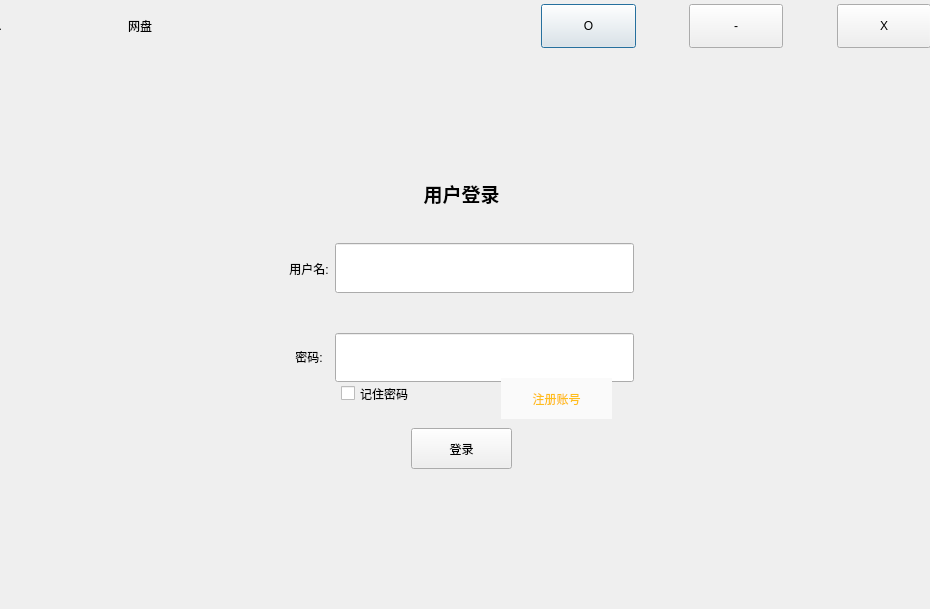
<?xml version="1.0" encoding="UTF-8"?>
<ui version="4.0">
 <class>LoginDialog</class>
 <widget class="QDialog" name="LoginDialog">
  <property name="geometry">
   <rect>
    <x>0</x>
    <y>0</y>
    <width>930</width>
    <height>609</height>
   </rect>
  </property>
  <property name="windowTitle">
   <string>Dialog</string>
  </property>
  <widget class="QWidget" name="layoutWidget">
   <property name="geometry">
    <rect>
     <x>-9</x>
     <y>1</y>
     <width>941</width>
     <height>611</height>
    </rect>
   </property>
   <layout class="QVBoxLayout" name="verticalLayout_7" stretch="1,2,8,1">
    <item>
     <widget class="TitleWidget" name="widget" native="true">
      <property name="sizePolicy">
       <sizepolicy hsizetype="Preferred" vsizetype="Expanding">
        <horstretch>0</horstretch>
        <verstretch>0</verstretch>
       </sizepolicy>
      </property>
      <layout class="QHBoxLayout" name="horizontalLayout_3" stretch="2,2,1,2,1,2,1,2">
       <property name="leftMargin">
        <number>1</number>
       </property>
       <property name="topMargin">
        <number>3</number>
       </property>
       <property name="rightMargin">
        <number>1</number>
       </property>
       <property name="bottomMargin">
        <number>3</number>
       </property>
       <item>
        <widget class="QLabel" name="logo">
         <property name="text">
          <string>...</string>
         </property>
        </widget>
       </item>
       <item>
        <widget class="QLabel" name="label_4">
         <property name="text">
          <string>网盘</string>
         </property>
         <property name="alignment">
          <set>Qt::AlignCenter</set>
         </property>
        </widget>
       </item>
       <item>
        <spacer name="horizontalSpacer">
         <property name="orientation">
          <enum>Qt::Horizontal</enum>
         </property>
         <property name="sizeType">
          <enum>QSizePolicy::Fixed</enum>
         </property>
         <property name="sizeHint" stdset="0">
          <size>
           <width>348</width>
           <height>20</height>
          </size>
         </property>
        </spacer>
       </item>
       <item>
        <widget class="QPushButton" name="setting">
         <property name="sizePolicy">
          <sizepolicy hsizetype="Minimum" vsizetype="Expanding">
           <horstretch>0</horstretch>
           <verstretch>0</verstretch>
          </sizepolicy>
         </property>
         <property name="text">
          <string>O</string>
         </property>
        </widget>
       </item>
       <item>
        <spacer name="horizontalSpacer_6">
         <property name="orientation">
          <enum>Qt::Horizontal</enum>
         </property>
         <property name="sizeHint" stdset="0">
          <size>
           <width>101</width>
           <height>20</height>
          </size>
         </property>
        </spacer>
       </item>
       <item>
        <widget class="QPushButton" name="min">
         <property name="sizePolicy">
          <sizepolicy hsizetype="Minimum" vsizetype="Expanding">
           <horstretch>0</horstretch>
           <verstretch>0</verstretch>
          </sizepolicy>
         </property>
         <property name="text">
          <string>-</string>
         </property>
        </widget>
       </item>
       <item>
        <spacer name="horizontalSpacer_7">
         <property name="orientation">
          <enum>Qt::Horizontal</enum>
         </property>
         <property name="sizeHint" stdset="0">
          <size>
           <width>100</width>
           <height>20</height>
          </size>
         </property>
        </spacer>
       </item>
       <item>
        <widget class="QPushButton" name="close">
         <property name="sizePolicy">
          <sizepolicy hsizetype="Preferred" vsizetype="Expanding">
           <horstretch>0</horstretch>
           <verstretch>0</verstretch>
          </sizepolicy>
         </property>
         <property name="text">
          <string>X</string>
         </property>
        </widget>
       </item>
      </layout>
     </widget>
    </item>
    <item>
     <spacer name="verticalSpacer_3">
      <property name="orientation">
       <enum>Qt::Vertical</enum>
      </property>
      <property name="sizeHint" stdset="0">
       <size>
        <width>20</width>
        <height>40</height>
       </size>
      </property>
     </spacer>
    </item>
    <item>
     <widget class="QStackedWidget" name="stackedWidget">
      <property name="currentIndex">
       <number>0</number>
      </property>
      <widget class="QWidget" name="First">
       <widget class="QPushButton" name="login_button">
        <property name="geometry">
         <rect>
          <x>420</x>
          <y>270</y>
          <width>101</width>
          <height>41</height>
         </rect>
        </property>
        <property name="styleSheet">
         <string notr="true">border-image:(:/Resource/slm_cheer.png)
</string>
        </property>
        <property name="text">
         <string>登录</string>
        </property>
       </widget>
       <widget class="QCheckBox" name="checkBox1">
        <property name="geometry">
         <rect>
          <x>350</x>
          <y>210</y>
          <width>111</width>
          <height>51</height>
         </rect>
        </property>
        <property name="text">
         <string>记住密码</string>
        </property>
       </widget>
       <widget class="QLabel" name="label_5">
        <property name="geometry">
         <rect>
          <x>420</x>
          <y>20</y>
          <width>101</width>
          <height>31</height>
         </rect>
        </property>
        <property name="text">
         <string>&lt;html&gt;&lt;head/&gt;&lt;body&gt;&lt;p&gt;&lt;span style=&quot; font-size:14pt; font-weight:600;&quot;&gt;用户登录&lt;/span&gt;&lt;/p&gt;&lt;/body&gt;&lt;/html&gt;</string>
        </property>
        <property name="textFormat">
         <enum>Qt::AutoText</enum>
        </property>
        <property name="scaledContents">
         <bool>false</bool>
        </property>
        <property name="alignment">
         <set>Qt::AlignCenter</set>
        </property>
       </widget>
       <widget class="QToolButton" name="reg_button">
        <property name="geometry">
         <rect>
          <x>510</x>
          <y>220</y>
          <width>111</width>
          <height>41</height>
         </rect>
        </property>
        <property name="acceptDrops">
         <bool>false</bool>
        </property>
        <property name="styleSheet">
         <string notr="true">
background-color: rgb(250, 250, 250);
color:rgb(255, 190, 26);
</string>
        </property>
        <property name="text">
         <string>注册账号</string>
        </property>
        <property name="checkable">
         <bool>false</bool>
        </property>
        <property name="autoRaise">
         <bool>true</bool>
        </property>
       </widget>
       <widget class="QWidget" name="layoutWidget">
        <property name="geometry">
         <rect>
          <x>0</x>
          <y>70</y>
          <width>941</width>
          <height>169</height>
         </rect>
        </property>
        <layout class="QHBoxLayout" name="horizontalLayout_4">
         <item>
          <spacer name="horizontalSpacer_8">
           <property name="orientation">
            <enum>Qt::Horizontal</enum>
           </property>
           <property name="sizeHint" stdset="0">
            <size>
             <width>168</width>
             <height>20</height>
            </size>
           </property>
          </spacer>
         </item>
         <item>
          <layout class="QVBoxLayout" name="verticalLayout_4">
           <item>
            <widget class="QLabel" name="label">
             <property name="text">
              <string>用户名:</string>
             </property>
             <property name="alignment">
              <set>Qt::AlignCenter</set>
             </property>
            </widget>
           </item>
           <item>
            <widget class="QLabel" name="label_2">
             <property name="text">
              <string>密码:</string>
             </property>
             <property name="alignment">
              <set>Qt::AlignCenter</set>
             </property>
            </widget>
           </item>
          </layout>
         </item>
         <item>
          <layout class="QVBoxLayout" name="verticalLayout_3">
           <property name="spacing">
            <number>40</number>
           </property>
           <property name="topMargin">
            <number>15</number>
           </property>
           <property name="bottomMargin">
            <number>15</number>
           </property>
           <item>
            <widget class="QLineEdit" name="username">
             <property name="sizePolicy">
              <sizepolicy hsizetype="Expanding" vsizetype="Expanding">
               <horstretch>0</horstretch>
               <verstretch>0</verstretch>
              </sizepolicy>
             </property>
             <property name="echoMode">
              <enum>QLineEdit::Normal</enum>
             </property>
            </widget>
           </item>
           <item>
            <widget class="QLineEdit" name="password">
             <property name="sizePolicy">
              <sizepolicy hsizetype="Expanding" vsizetype="Expanding">
               <horstretch>0</horstretch>
               <verstretch>0</verstretch>
              </sizepolicy>
             </property>
             <property name="echoMode">
              <enum>QLineEdit::Password</enum>
             </property>
            </widget>
           </item>
          </layout>
         </item>
         <item>
          <spacer name="horizontalSpacer_9">
           <property name="orientation">
            <enum>Qt::Horizontal</enum>
           </property>
           <property name="sizeHint" stdset="0">
            <size>
             <width>218</width>
             <height>20</height>
            </size>
           </property>
          </spacer>
         </item>
        </layout>
       </widget>
       <zorder>layoutWidget</zorder>
       <zorder>login_button</zorder>
       <zorder>checkBox1</zorder>
       <zorder>label_5</zorder>
       <zorder>reg_button</zorder>
      </widget>
      <widget class="QWidget" name="Setting">
       <widget class="QLabel" name="label_6">
        <property name="geometry">
         <rect>
          <x>420</x>
          <y>20</y>
          <width>101</width>
          <height>31</height>
         </rect>
        </property>
        <property name="text">
         <string>&lt;html&gt;&lt;head/&gt;&lt;body&gt;&lt;p align=&quot;center&quot;&gt;&lt;span style=&quot; font-size:12pt; font-weight:600;&quot;&gt;服务器&lt;/span&gt;&lt;/p&gt;&lt;/body&gt;&lt;/html&gt;</string>
        </property>
       </widget>
       <widget class="QPushButton" name="setting_button">
        <property name="geometry">
         <rect>
          <x>420</x>
          <y>250</y>
          <width>91</width>
          <height>41</height>
         </rect>
        </property>
        <property name="text">
         <string>确定</string>
        </property>
       </widget>
       <widget class="QWidget" name="layoutWidget">
        <property name="geometry">
         <rect>
          <x>0</x>
          <y>100</y>
          <width>941</width>
          <height>121</height>
         </rect>
        </property>
        <layout class="QHBoxLayout" name="horizontalLayout" stretch="1,1,1,1">
         <item>
          <spacer name="horizontalSpacer_2">
           <property name="orientation">
            <enum>Qt::Horizontal</enum>
           </property>
           <property name="sizeHint" stdset="0">
            <size>
             <width>308</width>
             <height>20</height>
            </size>
           </property>
          </spacer>
         </item>
         <item>
          <layout class="QVBoxLayout" name="verticalLayout_5" stretch="1,1">
           <property name="spacing">
            <number>4</number>
           </property>
           <item>
            <widget class="QLabel" name="label_3">
             <property name="text">
              <string>&lt;html&gt;&lt;head/&gt;&lt;body&gt;&lt;p align=&quot;center&quot;&gt;&lt;span style=&quot; font-size:11pt;&quot;&gt;服务器地址：&lt;/span&gt;&lt;/p&gt;&lt;/body&gt;&lt;/html&gt;</string>
             </property>
            </widget>
           </item>
           <item>
            <widget class="QLabel" name="label_14">
             <property name="text">
              <string>&lt;html&gt;&lt;head/&gt;&lt;body&gt;&lt;p align=&quot;center&quot;&gt;&lt;span style=&quot; font-size:11pt;&quot;&gt;服务器端口：&lt;/span&gt;&lt;/p&gt;&lt;/body&gt;&lt;/html&gt;</string>
             </property>
            </widget>
           </item>
          </layout>
         </item>
         <item>
          <layout class="QVBoxLayout" name="verticalLayout_6" stretch="1,1">
           <property name="spacing">
            <number>20</number>
           </property>
           <property name="topMargin">
            <number>20</number>
           </property>
           <property name="bottomMargin">
            <number>12</number>
           </property>
           <item>
            <widget class="QLineEdit" name="server_addr">
             <property name="sizePolicy">
              <sizepolicy hsizetype="Expanding" vsizetype="Expanding">
               <horstretch>0</horstretch>
               <verstretch>0</verstretch>
              </sizepolicy>
             </property>
            </widget>
           </item>
           <item>
            <widget class="QLineEdit" name="server_port">
             <property name="sizePolicy">
              <sizepolicy hsizetype="Expanding" vsizetype="Expanding">
               <horstretch>0</horstretch>
               <verstretch>0</verstretch>
              </sizepolicy>
             </property>
            </widget>
           </item>
          </layout>
         </item>
         <item>
          <spacer name="horizontalSpacer_3">
           <property name="orientation">
            <enum>Qt::Horizontal</enum>
           </property>
           <property name="sizeHint" stdset="0">
            <size>
             <width>318</width>
             <height>20</height>
            </size>
           </property>
          </spacer>
         </item>
        </layout>
       </widget>
      </widget>
      <widget class="QWidget" name="Register">
       <widget class="QLabel" name="label_7">
        <property name="geometry">
         <rect>
          <x>410</x>
          <y>0</y>
          <width>121</width>
          <height>51</height>
         </rect>
        </property>
        <property name="text">
         <string>&lt;html&gt;&lt;head/&gt;&lt;body&gt;&lt;p align=&quot;center&quot;&gt;&lt;span style=&quot; font-size:12pt; font-weight:600;&quot;&gt;用户注册&lt;/span&gt;&lt;/p&gt;&lt;/body&gt;&lt;/html&gt;</string>
        </property>
       </widget>
       <widget class="QPushButton" name="reg_button_2">
        <property name="geometry">
         <rect>
          <x>420</x>
          <y>300</y>
          <width>101</width>
          <height>41</height>
         </rect>
        </property>
        <property name="text">
         <string>注册</string>
        </property>
       </widget>
       <widget class="QWidget" name="layoutWidget">
        <property name="geometry">
         <rect>
          <x>386</x>
          <y>51</y>
          <width>211</width>
          <height>201</height>
         </rect>
        </property>
        <layout class="QVBoxLayout" name="verticalLayout_2">
         <property name="spacing">
          <number>9</number>
         </property>
         <item>
          <widget class="QLineEdit" name="reg_name">
           <property name="sizePolicy">
            <sizepolicy hsizetype="Expanding" vsizetype="Expanding">
             <horstretch>0</horstretch>
             <verstretch>0</verstretch>
            </sizepolicy>
           </property>
          </widget>
         </item>
         <item>
          <widget class="QLineEdit" name="reg_nickname">
           <property name="sizePolicy">
            <sizepolicy hsizetype="Expanding" vsizetype="Expanding">
             <horstretch>0</horstretch>
             <verstretch>0</verstretch>
            </sizepolicy>
           </property>
          </widget>
         </item>
         <item>
          <widget class="QLineEdit" name="reg_password">
           <property name="sizePolicy">
            <sizepolicy hsizetype="Expanding" vsizetype="Expanding">
             <horstretch>0</horstretch>
             <verstretch>0</verstretch>
            </sizepolicy>
           </property>
           <property name="echoMode">
            <enum>QLineEdit::Password</enum>
           </property>
          </widget>
         </item>
         <item>
          <widget class="QLineEdit" name="confirm_pwd">
           <property name="sizePolicy">
            <sizepolicy hsizetype="Expanding" vsizetype="Expanding">
             <horstretch>0</horstretch>
             <verstretch>0</verstretch>
            </sizepolicy>
           </property>
           <property name="echoMode">
            <enum>QLineEdit::Password</enum>
           </property>
          </widget>
         </item>
         <item>
          <widget class="QLineEdit" name="phone_num">
           <property name="sizePolicy">
            <sizepolicy hsizetype="Expanding" vsizetype="Expanding">
             <horstretch>0</horstretch>
             <verstretch>0</verstretch>
            </sizepolicy>
           </property>
          </widget>
         </item>
         <item>
          <widget class="QLineEdit" name="email">
           <property name="sizePolicy">
            <sizepolicy hsizetype="Expanding" vsizetype="Expanding">
             <horstretch>0</horstretch>
             <verstretch>0</verstretch>
            </sizepolicy>
           </property>
          </widget>
         </item>
        </layout>
       </widget>
       <widget class="QWidget" name="layoutWidget">
        <property name="geometry">
         <rect>
          <x>300</x>
          <y>50</y>
          <width>101</width>
          <height>211</height>
         </rect>
        </property>
        <layout class="QVBoxLayout" name="verticalLayout">
         <property name="spacing">
          <number>5</number>
         </property>
         <item>
          <widget class="QLabel" name="label_8">
           <property name="text">
            <string>&lt;html&gt;&lt;head/&gt;&lt;body&gt;&lt;p&gt;&lt;span style=&quot; font-size:11pt;&quot;&gt;用户名：&lt;/span&gt;&lt;/p&gt;&lt;/body&gt;&lt;/html&gt;</string>
           </property>
          </widget>
         </item>
         <item>
          <widget class="QLabel" name="label_9">
           <property name="text">
            <string>&lt;html&gt;&lt;head/&gt;&lt;body&gt;&lt;p&gt;&lt;span style=&quot; font-size:11pt;&quot;&gt;昵称：&lt;/span&gt;&lt;/p&gt;&lt;/body&gt;&lt;/html&gt;</string>
           </property>
          </widget>
         </item>
         <item>
          <widget class="QLabel" name="label_10">
           <property name="text">
            <string>&lt;html&gt;&lt;head/&gt;&lt;body&gt;&lt;p&gt;&lt;span style=&quot; font-size:11pt;&quot;&gt;密码：&lt;/span&gt;&lt;/p&gt;&lt;/body&gt;&lt;/html&gt;</string>
           </property>
          </widget>
         </item>
         <item>
          <widget class="QLabel" name="label_11">
           <property name="text">
            <string>&lt;html&gt;&lt;head/&gt;&lt;body&gt;&lt;p&gt;&lt;span style=&quot; font-size:11pt;&quot;&gt;确认密码：&lt;/span&gt;&lt;/p&gt;&lt;/body&gt;&lt;/html&gt;</string>
           </property>
          </widget>
         </item>
         <item>
          <widget class="QLabel" name="label_12">
           <property name="text">
            <string>&lt;html&gt;&lt;head/&gt;&lt;body&gt;&lt;p&gt;&lt;span style=&quot; font-size:11pt;&quot;&gt;手机：&lt;/span&gt;&lt;/p&gt;&lt;/body&gt;&lt;/html&gt;</string>
           </property>
          </widget>
         </item>
         <item>
          <widget class="QLabel" name="label_13">
           <property name="text">
            <string>&lt;html&gt;&lt;head/&gt;&lt;body&gt;&lt;p&gt;&lt;span style=&quot; font-size:11pt;&quot;&gt;邮箱：&lt;/span&gt;&lt;/p&gt;&lt;/body&gt;&lt;/html&gt;</string>
           </property>
          </widget>
         </item>
        </layout>
       </widget>
      </widget>
     </widget>
    </item>
    <item>
     <spacer name="verticalSpacer_4">
      <property name="orientation">
       <enum>Qt::Vertical</enum>
      </property>
      <property name="sizeHint" stdset="0">
       <size>
        <width>20</width>
        <height>40</height>
       </size>
      </property>
     </spacer>
    </item>
   </layout>
  </widget>
 </widget>
 <customwidgets>
  <customwidget>
   <class>TitleWidget</class>
   <extends>QWidget</extends>
   <header>titlewidget.h</header>
   <container>1</container>
  </customwidget>
 </customwidgets>
 <tabstops>
  <tabstop>reg_name</tabstop>
  <tabstop>reg_nickname</tabstop>
  <tabstop>reg_password</tabstop>
  <tabstop>confirm_pwd</tabstop>
  <tabstop>phone_num</tabstop>
  <tabstop>email</tabstop>
  <tabstop>reg_button_2</tabstop>
  <tabstop>setting</tabstop>
  <tabstop>min</tabstop>
  <tabstop>close</tabstop>
  <tabstop>setting_button</tabstop>
  <tabstop>server_addr</tabstop>
  <tabstop>username</tabstop>
  <tabstop>password</tabstop>
  <tabstop>checkBox1</tabstop>
  <tabstop>reg_button</tabstop>
  <tabstop>server_port</tabstop>
  <tabstop>login_button</tabstop>
 </tabstops>
 <resources/>
 <connections/>
</ui>
